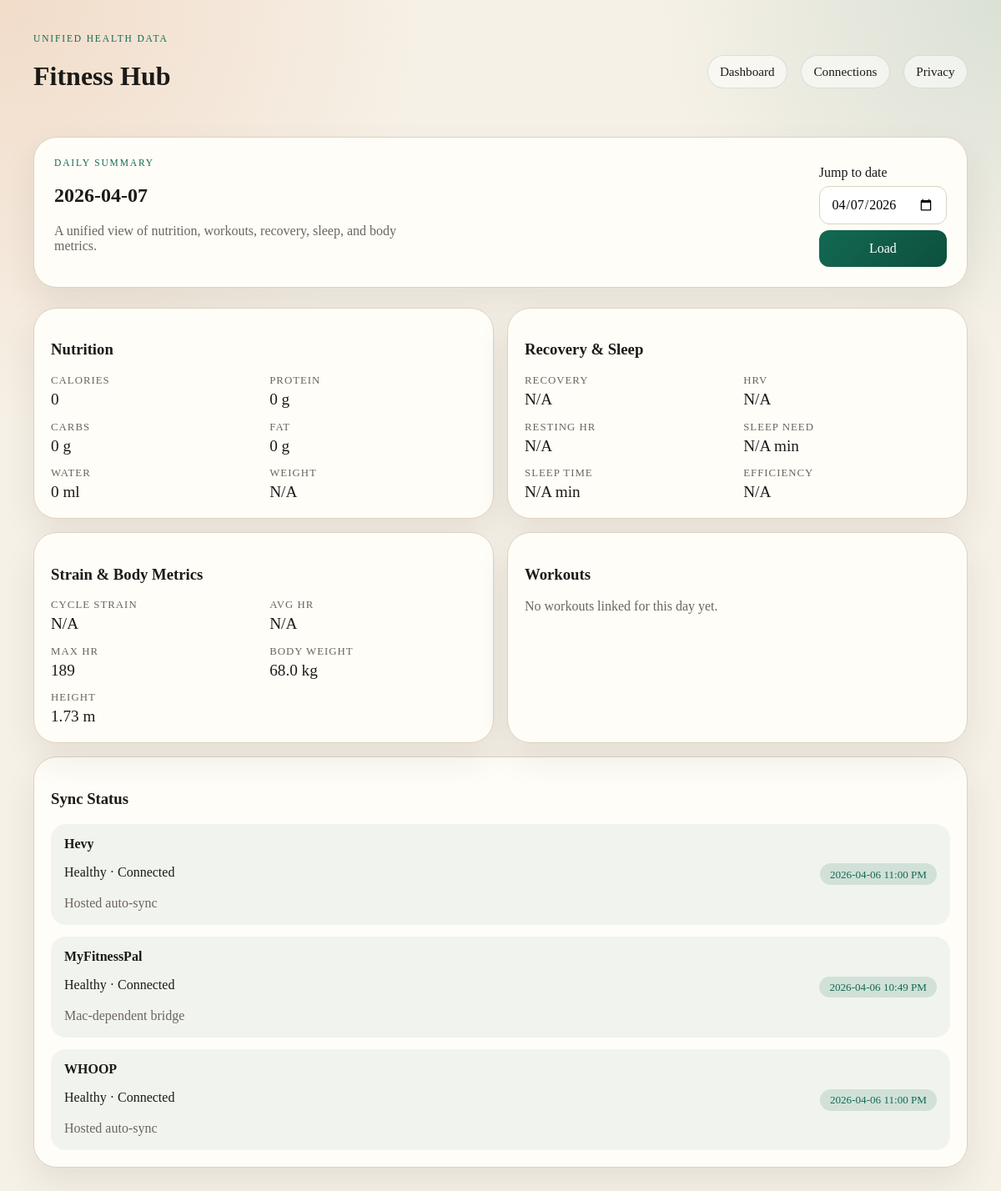
The page / on the database its author committed.
### app/models/source.py (models this page shows)
class SourceAccount(UUIDPrimaryKeyMixin, TimestampMixin, Base):
    __tablename__ = "source_accounts"
    source_type: Mapped[str] = mapped_column(String(50), nullable=False, unique=True)
    label: Mapped[str] = mapped_column(String(120), nullable=False)
    status: Mapped[str] = mapped_column(String(50), nullable=False, default="disconnected")
    external_user_id: Mapped[str | None] = mapped_column(String(255))
    profile_json: Mapped[dict | None] = mapped_column(JSON)
    credentials_json: Mapped[dict | None] = mapped_column(JSON)
    access_token: Mapped[str | None] = mapped_column(Text)
    refresh_token: Mapped[str | None] = mapped_column(Text)
    token_expires_at: Mapped[datetime | None] = mapped_column(DateTime(timezone=True))
    last_synced_at: Mapped[datetime | None] = mapped_column(DateTime(timezone=True))
    last_error: Mapped[str | None] = mapped_column(Text)
    sync_cursors: Mapped[list[SyncCursor]] = relationship(
        back_populates="source_account", cascade="all, delete-orphan"
    )

### app/api/routes/web.py (the view)
@router.get("/")
def dashboard(
    request: Request,
    selected_date: date | None = Query(default=None, alias="date"),
    db: Session = Depends(get_db),
):
    dashboard_service = DashboardService(db)
    context = dashboard_service.build_dashboard_context(selected_date=selected_date)
    context["request"] = request
    return templates.TemplateResponse(
        request=request,
        name="dashboard.html",
        context=context,
    )

### app/templates/dashboard.html
{% extends "base.html" %}
{% block content %}
<section class="hero">
  <div>
    <p class="eyebrow">Daily Summary</p>
    <h2>{{ dashboard.selected_date }}</h2>
    <p class="lede">
      A unified view of nutrition, workouts, recovery, sleep, and body metrics.
    </p>
  </div>
  <form method="get" class="date-picker">
    <label for="date">Jump to date</label>
    <input id="date" name="date" type="date" value="{{ dashboard.selected_date }}">
    <button type="submit">Load</button>
  </form>
</section>
<section class="grid two-up">
  <article class="card">
    <h3>Nutrition</h3>
    <dl class="stats">
      <div><dt>Calories</dt><dd>{{ dashboard.nutrition.calories }}</dd></div>
      <div><dt>Protein</dt><dd>{{ dashboard.nutrition.protein }} g</dd></div>
      <div><dt>Carbs</dt><dd>{{ dashboard.nutrition.carbs }} g</dd></div>
      <div><dt>Fat</dt><dd>{{ dashboard.nutrition.fat }} g</dd></div>
      <div><dt>Water</dt><dd>{{ dashboard.nutrition.water_ml }} ml</dd></div>
      <div><dt>Weight</dt><dd>{{ dashboard.nutrition.weight }}</dd></div>
    </dl>
  </article>
  <article class="card">
    <h3>Recovery & Sleep</h3>
    <dl class="stats">
      <div><dt>Recovery</dt><dd>{{ dashboard.recovery.recovery_score }}</dd></div>
      <div><dt>HRV</dt><dd>{{ dashboard.recovery.hrv_ms }}</dd></div>
      <div><dt>Resting HR</dt><dd>{{ dashboard.recovery.resting_hr }}</dd></div>
      <div><dt>Sleep Need</dt><dd>{{ dashboard.sleep.sleep_need_minutes }} min</dd></div>
      <div><dt>Sleep Time</dt><dd>{{ dashboard.sleep.total_sleep_minutes }} min</dd></div>
      <div><dt>Efficiency</dt><dd>{{ dashboard.sleep.sleep_efficiency }}</dd></div>
    </dl>
  </article>
</section>
<section class="grid two-up">
  <article class="card">
    <h3>Strain & Body Metrics</h3>
    <dl class="stats">
      <div><dt>Cycle Strain</dt><dd>{{ dashboard.cycle.strain }}</dd></div>
      <div><dt>Avg HR</dt><dd>{{ dashboard.cycle.avg_hr }}</dd></div>
      <div><dt>Max HR</dt><dd>{{ dashboard.body.max_heart_rate }}</dd></div>
      <div><dt>Body Weight</dt><dd>{{ dashboard.body.weight }}</dd></div>
      <div><dt>Height</dt><dd>{{ dashboard.body.height }}</dd></div>
    </dl>
  </article>
  <article class="card">
    <h3>Workouts</h3>
    {% if dashboard.workouts %}
      <ul class="stack">
        {% for workout in dashboard.workouts %}
          <li class="workout">
            <div>
              <strong>{{ workout.title }}</strong>
              <p>{{ workout.started_at }} to {{ workout.ended_at }}</p>
              <p>{{ workout.exercise_count }} exercises · {{ workout.set_count }} sets</p>
            </div>
            <div class="badge">
              {% if workout.whoop_strain is not none %}
                WHOOP {{ workout.whoop_strain }}
              {% else %}
                Unlinked
              {% endif %}
            </div>
          </li>
        {% endfor %}
      </ul>
    {% else %}
      <p class="empty">No workouts linked for this day yet.</p>
    {% endif %}
  </article>
</section>
<section class="card">
  <h3>Sync Status</h3>
  <ul class="stack">
    {% for source in sync_status %}
      <li class="status-row">
        <div>
          <strong>{{ source.label }}</strong>
          <p>{{ source.state }} · {{ source.state_detail }}</p>
          <p class="status-subcopy">{{ source.sync_model }}</p>
        </div>
        <span class="tone tone-{{ source.freshness_tone }}">{{ source.last_synced_at or "Never" }}</span>
      </li>
    {% endfor %}
  </ul>
</section>
{% endblock %}

### app/static/styles.css (style rules this page uses)
:root { --bg: #f6f1e7; --panel: #fffdf8; --ink: #1b1a17; --muted: #6b655d; --accent: #126a52; --accent-2: #db6d2e; --border: #ddd2c0; --shadow: 0 18px 40px rgba(58, 45, 28, 0.09); }
* { box-sizing: border-box; }
body { margin: 0; font-family: Georgia, "Times New Roman", serif; background: radial-gradient(circle at top left, rgba(219, 109, 46, 0.16), transparent 28%), radial-gradient(circle at top right, rgba(18, 106, 82, 0.12), transparent 22%), var(--bg); color: var(--ink); }
.hero, .card { background: var(--panel); border: 1px solid var(--border); border-radius: 28px; box-shadow: var(--shadow); }
.hero { padding: 1.5rem; display: flex; justify-content: space-between; align-items: end; gap: 1rem; margin-bottom: 1.5rem; }
.eyebrow { text-transform: uppercase; letter-spacing: 0.16em; color: var(--accent); font-size: 0.72rem; margin: 0 0 0.4rem; }
.lede { color: var(--muted); max-width: 54ch; }
.grid { display: grid; gap: 1rem; margin-bottom: 1rem; }
.two-up { grid-template-columns: repeat(2, minmax(0, 1fr)); }
.card { padding: 1.25rem; }
.stats, .meta { display: grid; grid-template-columns: repeat(2, minmax(0, 1fr)); gap: 0.9rem; margin: 0; }
.stats dt, .meta dt { font-size: 0.8rem; text-transform: uppercase; letter-spacing: 0.08em; color: var(--muted); }
.stats dd, .meta dd { margin: 0.25rem 0 0; font-size: 1.2rem; }
.date-picker { display: flex; flex-direction: column; gap: 0.45rem; }
input, button { font: inherit; }
input { border: 1px solid var(--border); border-radius: 12px; padding: 0.75rem 0.85rem; background: white; }
button { border: 0; border-radius: 12px; padding: 0.8rem 1rem; background: linear-gradient(135deg, var(--accent), #0e4f3e); color: white; cursor: pointer; }
.stack { list-style: none; margin: 0; padding: 0; display: flex; flex-direction: column; gap: 0.85rem; }
.workout, .status-row { display: flex; justify-content: space-between; gap: 1rem; align-items: center; padding: 0.95rem 1rem; border-radius: 18px; background: rgba(18, 106, 82, 0.06); }
.empty { color: var(--muted); }
.supporting-copy, .status-subcopy { margin: 0; color: var(--muted); line-height: 1.45; }
.tone { display: inline-flex; align-items: center; gap: 0.35rem; border-radius: 999px; padding: 0.4rem 0.75rem; font-size: 0.82rem; line-height: 1; white-space: nowrap; }
.tone-healthy { background: rgba(18, 106, 82, 0.14); color: var(--accent); }

### rows shown on the page
SourceAccount: label "Hevy", state "Healthy", state_detail "Connected", sync_model "Hosted auto-sync", last_synced_at "2026-04-06 11:00 PM"
SourceAccount: label "MyFitnessPal", state "Healthy", state_detail "Connected", sync_model "Mac-dependent bridge", last_synced_at "2026-04-06 10:49 PM"
SourceAccount: label "WHOOP", state "Healthy", state_detail "Connected", sync_model "Hosted auto-sync", last_synced_at "2026-04-06 11:00 PM"

### other values the page prints
{{ dashboard.selected_date }} "2026-04-07"
{{ dashboard.nutrition.calories }} "0"
{{ dashboard.nutrition.protein }} "0"
{{ dashboard.nutrition.carbs }} "0"
{{ dashboard.nutrition.fat }} "0"
{{ dashboard.nutrition.water_ml }} "0"
{{ dashboard.nutrition.weight }} "N/A"
{{ dashboard.recovery.recovery_score }} "N/A"
{{ dashboard.recovery.hrv_ms }} "N/A"
{{ dashboard.recovery.resting_hr }} "N/A"
{{ dashboard.sleep.sleep_need_minutes }} "N/A"
{{ dashboard.sleep.total_sleep_minutes }} "N/A"
{{ dashboard.sleep.sleep_efficiency }} "N/A"
{{ dashboard.cycle.strain }} "N/A"
{{ dashboard.cycle.avg_hr }} "N/A"
